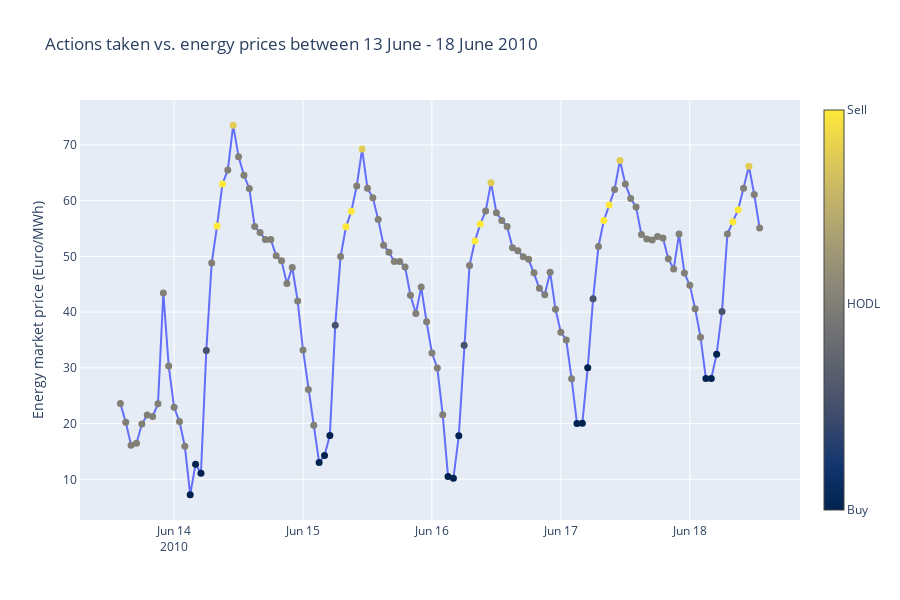

The code cell stored with this chart in its notebook:
### Code cell
buy_sell_hodl_plot(val, 5)
